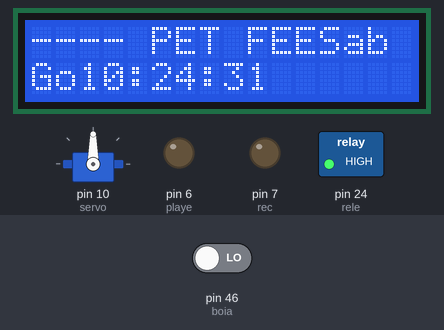
Bench run of a sketch on a simulated Arduino Mega 2560, built with avr-gcc and run on an emulated ATmega2560. Shown: servo, 16×2 character LCD, switched loads named in the sketch (green lamp = pin HIGH), output pins drawn as LEDs (lit = HIGH). Wiring (inferred from the names in the program): DS1307 clock at I2C address 0x68. The inputs (shaded band) are chosen by the test bench; at power-on: pin 46 (boia) LOW. The local clock reads 2024-03-15 10:24:30 at power-on unless the sketch sets it.

Above: at 1.2 s.
1.3 s: pin 46 (boia) driven HIGH
At 2.8 s:
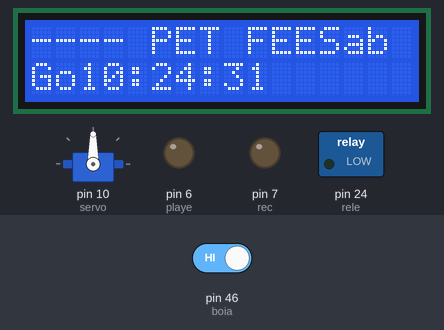
5.4 s: pin 46 (boia) driven LOW
At 6.8 s:
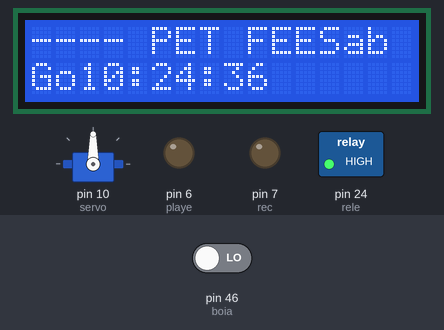
Timing chart, 0 to 8.4 s (numbered marks = the images above; inputs shaded):
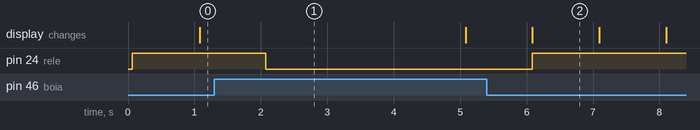

Measured:
- after the input at 1.3 s, pin 24 (rele): HIGH → LOW after 0.78 s
- after the input at 5.4 s, pin 24 (rele): LOW → HIGH after 0.68 s
- what the display in image 2 shows lasts 1.0 s, from 6.1 s to 7.1 s

The sketch:

alimentador.ino
```cpp
#include <Servo.h>
#include <LiquidCrystal.h>
#include "Wire.h"
#define DS1307_ADDRESS 0x68

Servo servo;
int pos = 0;
int boia = 46;
const int rele = 24;
byte horas=0;
byte minutos=0;
//LCD
LiquidCrystal lcd(12, 11, 5, 4, 3, 2);
byte zero = 0x00;
void recordPlay(int time_rec);
const int rec = 7;
const int playe = 6;

void setup() {
  servo.attach(10);
  servo.write(90);
  pinMode(boia,INPUT);
  pinMode(rele, OUTPUT);
  Wire.begin();
   //DECLARAÇÕES MONITOR LCD(16 COLUNAS X 2 LINHAS)
  lcd.begin(16, 2);
  lcd.setCursor(0,0);
  lcd.print("Ola, eu sou o");
  lcd.setCursor(0, 1);
  lcd.print("Goku");
  //DECLARAÇÃO PINO Grava Voz
  pinMode(rec, OUTPUT);
  pinMode(playe, OUTPUT);
  //SelecionaDataeHora();

}

void SelecionaDataeHora() // Seta a data e a hora do DS1307
{
 byte segundos = 01; // Valores de 0 a 59
 byte minutos = 21; // Valores de 0 a 59
 byte horas = 01; // Valores de 0 a 23
 byte diadasemana = 1; // Valores de 0 a 6 (0=Domingo, 1 = Segunda...)
 byte diadomes = 11; // Valores de 1 a 31
 byte mes = 7; // Valores de 1 a 12
 byte ano = 17; // Valores de 0 a 99
 Wire.beginTransmission(DS1307_ADDRESS);
 // Stop no CI para que o mesmo possa receber os dados
 Wire.write(zero);

 // As linhas abaixo escrevem no CI os valores de
 // data e hora que foram colocados nas variaveis acima
 Wire.write(ConverteParaBCD(segundos));
 Wire.write(ConverteParaBCD(minutos));
 Wire.write(ConverteParaBCD(horas));
 Wire.write(ConverteParaBCD(diadasemana));
 Wire.write(ConverteParaBCD(diadomes));
 Wire.write(ConverteParaBCD(mes));
 Wire.write(ConverteParaBCD(ano));
 Wire.write(zero); //Start no CI
 Wire.endTransmission();
}

byte ConverteParaBCD(byte val)
{
 // Converte o número de decimal para BCD
 return ( (val/10*16) + (val%10) );
}

byte ConverteparaDecimal(byte val)
{
 // Converte de BCD para decimal
 return ( (val/16*10) + (val%16) );
}

void MostrarelogioeMotor()
{
 Wire.beginTransmission(DS1307_ADDRESS);
 Wire.write(zero);
 Wire.endTransmission();
 Wire.requestFrom(DS1307_ADDRESS, 7);
 int segundos = ConverteparaDecimal(Wire.read());
  minutos = ConverteparaDecimal(Wire.read());
  horas = ConverteparaDecimal(Wire.read() & 0b111111);
 int diadasemana = ConverteparaDecimal(Wire.read());
 int diadomes = ConverteparaDecimal(Wire.read());
 int mes = ConverteparaDecimal(Wire.read());
 int ano = ConverteparaDecimal(Wire.read());
 // Imprime mensagem na primeira linha do display
 lcd.setCursor(0,0);
 lcd.print("---- PET FEEDER ----");

 // Mostra a hora atual no display
 lcd.setCursor(2, 1);
 if (horas < 10)
 {lcd.print("0");}
 lcd.print(horas);
 lcd.print(":");
 if (minutos < 10)
 {lcd.print("0");}
 lcd.print(minutos);
 lcd.print(":");
 if (segundos < 10)
 {lcd.print("0");}
 lcd.print(segundos);

 //Mostra o dia da semana no display
 lcd.setCursor(12, 0);
 switch(diadasemana)
 {
 case 0:lcd.print("Dom");
 break;
 case 1:lcd.print("Seg");
 break;
 case 2:lcd.print("Ter");
 break;
 case 3:lcd.print("Qua");
 break;
 case 4:lcd.print("Qui");
 break;
 case 5:lcd.print("Sex");
 break;
 case 6:lcd.print("Sab");
 }
  //servo motor
   if(horas == 06 && minutos == 41 && segundos == 01){
    servo.write(45);
    delay(5000);
    servo.write(90);
    delay(500);
    digitalWrite(playe, HIGH);
    delay(5000);
    }
  }


void loop() {
  if(digitalRead(boia)==HIGH){
    digitalWrite(rele,LOW);
    delay(3000);
  }else{
    digitalWrite(rele,HIGH);
  }
 MostrarelogioeMotor();
 delay(1000);

}
```
